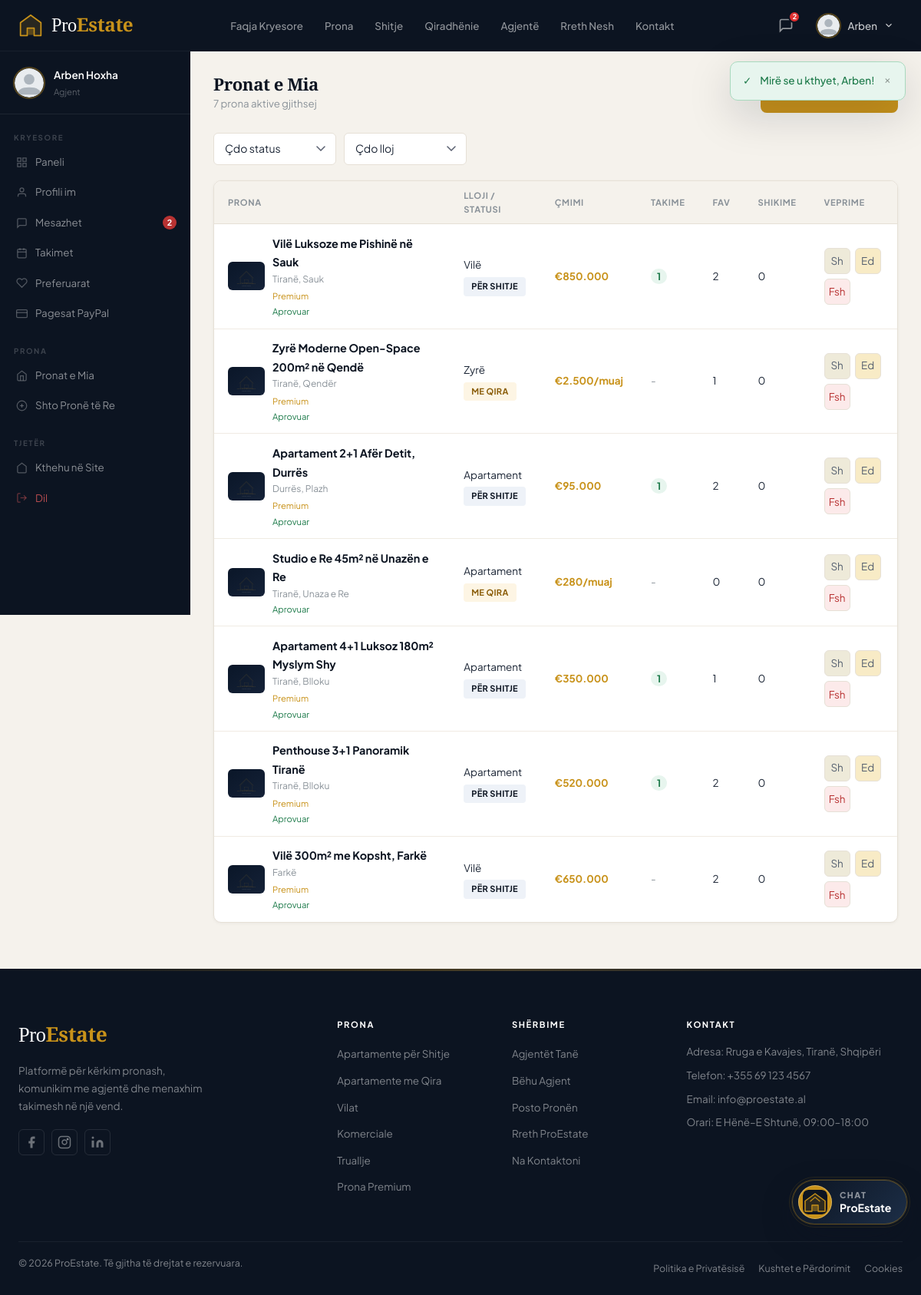
The page /dashboard/my-properties.php (signed in) on the database its author committed.
### tables this page shows
CREATE TABLE IF NOT EXISTS `users` (
  `id`                   INT UNSIGNED     NOT NULL AUTO_INCREMENT,
  `email`                VARCHAR(255)     NOT NULL,
  `password`             VARCHAR(255)     NOT NULL COMMENT 'bcrypt hash',
  `first_name`           VARCHAR(100)     NOT NULL,
  `last_name`            VARCHAR(100)     NOT NULL,
  `phone`                VARCHAR(25)      DEFAULT NULL,
  `gender`               ENUM('female','male','other','unspecified') NOT NULL DEFAULT 'unspecified',
  `role`                 ENUM('admin','agent','owner','client') NOT NULL DEFAULT 'client',
  `avatar`               VARCHAR(255)     DEFAULT NULL,
  `bio`                  TEXT             DEFAULT NULL,
  `agency_name`          VARCHAR(200)     DEFAULT NULL,
  `license_number`       VARCHAR(100)     DEFAULT NULL,
  `city`                 VARCHAR(100)     DEFAULT NULL,
  `is_active`            TINYINT(1)       NOT NULL DEFAULT 1,
  `email_verified`       TINYINT(1)       NOT NULL DEFAULT 0,
  `verification_token`   VARCHAR(64)      DEFAULT NULL,
  `reset_token`          VARCHAR(64)      DEFAULT NULL,
  `reset_token_expires`  DATETIME         DEFAULT NULL,
  `last_login`           DATETIME         DEFAULT NULL,
  `created_at`           TIMESTAMP        NOT NULL DEFAULT CURRENT_TIMESTAMP,
  `updated_at`           TIMESTAMP        NOT NULL DEFAULT CURRENT_TIMESTAMP ON UPDATE CURRENT_TIMESTAMP,
  PRIMARY KEY (`id`),
  UNIQUE KEY `uq_email` (`email`),
  KEY `idx_role` (`role`),
  KEY `idx_active` (`is_active`)
);

CREATE TABLE IF NOT EXISTS `properties` (
  `id`           INT UNSIGNED     NOT NULL AUTO_INCREMENT,
  `title`        VARCHAR(300)     NOT NULL,
  `description`  TEXT             NOT NULL,
  `type`         ENUM('apartment','house','villa','commercial','office','land','garage') NOT NULL,
  `status`       ENUM('for_sale','for_rent','sold','rented') NOT NULL DEFAULT 'for_sale',
  `price`        DECIMAL(12,2)    NOT NULL,
  `price_period` ENUM('total','monthly','yearly') NOT NULL DEFAULT 'total',
  `area`         DECIMAL(10,2)    DEFAULT NULL COMMENT 'm2',
  `rooms`        TINYINT UNSIGNED DEFAULT 0,
  `bathrooms`    TINYINT UNSIGNED DEFAULT 0,
  `floor`        SMALLINT         DEFAULT NULL,
  `total_floors` SMALLINT         DEFAULT NULL,
  `year_built`   SMALLINT         DEFAULT NULL,
  `address`      VARCHAR(500)     NOT NULL,
  `city`         VARCHAR(100)     NOT NULL,
  `neighborhood` VARCHAR(200)     DEFAULT NULL,
  `latitude`     DECIMAL(10,8)    DEFAULT NULL,
  `longitude`    DECIMAL(11,8)    DEFAULT NULL,
  `owner_id`     INT UNSIGNED     NOT NULL,
  `agent_id`     INT UNSIGNED     DEFAULT NULL,
  `is_featured`  TINYINT(1)       NOT NULL DEFAULT 0,
  `is_active`    TINYINT(1)       NOT NULL DEFAULT 1,
  `approval_status` ENUM('pending','approved','rejected') NOT NULL DEFAULT 'approved',
  `is_verified`  TINYINT(1)       NOT NULL DEFAULT 1,
  `approved_at`  DATETIME         DEFAULT NULL,
  `approved_by`  INT UNSIGNED     DEFAULT NULL,
  `views`        INT UNSIGNED     NOT NULL DEFAULT 0,
  `created_at`   TIMESTAMP        NOT NULL DEFAULT CURRENT_TIMESTAMP,
  `updated_at`   TIMESTAMP        NOT NULL DEFAULT CURRENT_TIMESTAMP ON UPDATE CURRENT_TIMESTAMP,
  PRIMARY KEY (`id`),
  KEY `idx_city` (`city`),
  KEY `idx_type` (`type`),
  KEY `idx_status` (`status`),
  KEY `idx_price` (`price`),
  KEY `idx_featured` (`is_featured`),
  KEY `idx_active` (`is_active`),
  KEY `idx_approval` (`approval_status`),
  KEY `idx_verified` (`is_verified`),
  KEY `idx_owner` (`owner_id`),
  KEY `idx_agent` (`agent_id`),
  FULLTEXT KEY `ft_search` (`title`, `description`, `address`, `city`, `neighborhood`),
  CONSTRAINT `fk_prop_owner` FOREIGN KEY (`owner_id`) REFERENCES `users` (`id`) ON DELETE CASCADE,
  CONSTRAINT `fk_prop_agent` FOREIGN KEY (`agent_id`) REFERENCES `users` (`id`) ON DELETE SET NULL,
  CONSTRAINT `fk_prop_approved_by` FOREIGN KEY (`approved_by`) REFERENCES `users` (`id`) ON DELETE SET NULL
);

### dashboard/my-properties.php (the view, shortened to what the rows shown need)
<?php
require_once dirname(__DIR__) . '/includes/db.php';
require_once dirname(__DIR__) . '/includes/security.php';
require_once dirname(__DIR__) . '/includes/auth.php';
require_once dirname(__DIR__) . '/includes/functions.php';
$uid  = current_user_id();
$role = current_user_role();
$where_sql = $role==='admin' ? "1=1" : ($role==='agent' ? "p.agent_id={$uid}" : "p.owner_id={$uid}");
$total  = db_count("SELECT COUNT(*) FROM properties p WHERE {$where_sql} AND p.is_active=1");
$paging = paginate($total, 10, (int)($_GET['page'] ?? 1));
$props  = db_rows(
    "SELECT p.*, pi.filename AS primary_img,
       COUNT(DISTINCT a.id) AS appt_count,
       COUNT(DISTINCT f.id) AS fav_count
     FROM properties p
     LEFT JOIN property_images pi ON pi.property_id=p.id AND pi.is_primary=1
     LEFT JOIN appointments a ON a.property_id=p.id AND a.status IN ('pending','confirmed')
     LEFT JOIN favorites f ON f.property_id=p.id
     WHERE {$where_sql} AND p.is_active=1
     GROUP BY p.id
     ORDER BY p.created_at DESC
     LIMIT {$paging['per_page']} OFFSET {$paging['offset']}"
);
require dirname(__DIR__) . '/templates/header.php';
?>
<div class="dashboard">
  <?php include __DIR__ . '/sidebar.php'; ?>
  <main class="dashboard__content">
    <div class="dashboard__header" style="display:flex;align-items:center;justify-content:space-between;flex-wrap:wrap;gap:12px;">
      <div>
        <h1 class="dashboard__title">Pronat e Mia</h1>
      </div>
    </div>
    <div class="data-table-wrap">
      <?php if (empty($props)): ?>
      <div class="empty-state">
        <h3>Nuk keni prona të listuara</h3>
        <a href="<?= SITE_URL ?>/dashboard/add-property.php" class="btn btn--primary" style="margin-top:16px;">Shto Pronën e Parë</a>
      </div>
      <?php else: ?>
      <table class="data-table">
        <thead><tr>
          <th>Prona</th><th>Lloji / Statusi</th><th>Çmimi</th>
          <th>Takime</th><th>Fav</th><th>Shikime</th><th>Veprime</th>
        </tr></thead>
        <tbody>
          <?php foreach ($props as $p):
            $pimg = $p['primary_img'] ? SITE_URL.'/uploads/properties/'.$p['primary_img'] : SITE_URL.'/assets/images/property-placeholder.svg';
          ?>
          <tr>
            <td style="min-width:240px;">
              <div style="display:flex;align-items:center;gap:10px;">
                <img src="<?= e($pimg) ?>" class="prop-thumb">
                <div>
                  <a href="<?= SITE_URL ?>/property.php?id=<?= $p['id'] ?>" style="font-weight:700;color:var(--navy);font-size:.9rem;"><?= e(mb_substr($p['title'],0,38)) ?></a>
                  <div style="font-size:.75rem;color:var(--gray-500);"><?= e($p['city']) ?><?= $p['neighborhood']?', '.e($p['neighborhood']):'' ?></div>
                  <?php if ($p['is_featured']): ?><span style="font-size:.7rem;color:var(--gold);">Premium</span><?php endif; ?>
                  <span style="display:block;font-size:.7rem;color:<?= $p['approval_status']==='approved'?'var(--green)':($p['approval_status']==='rejected'?'var(--red)':'var(--gold)') ?>;">
                    <?= $p['approval_status']==='approved'?'Aprovuar':($p['approval_status']==='rejected'?'Refuzuar':'Ne pritje') ?>
                  </span>
                </div>
              </div>
            </td>
            <td>
              <div><?= property_type_label($p['type']) ?></div>
              <span class="status-pill status-pill--<?= $p['status']==='for_sale'?'sale':'rent' ?>" style="margin-top:4px;"><?= property_status_label($p['status']) ?></span>
            </td>
            <td style="font-weight:700;color:var(--gold);"><?= format_price((float)$p['price'],$p['price_period']) ?></td>
            <td><?= $p['appt_count'] > 0 ? '<span style="background:var(--green-light);color:var(--green);padding:2px 8px;border-radius:12px;font-size:.8rem;font-weight:700;">'.$p['appt_count'].'</span>' : '<span style="color:var(--gray-400);">-</span>' ?></td>
            <td><?= $p['fav_count'] ?></td>
            <td><?= $p['views'] ?></td>
            <td>
              <div style="display:flex;gap:6px;flex-wrap:wrap;">
                <a href="<?= SITE_URL ?>/property.php?id=<?= $p['id'] ?>" class="btn-icon" title="Shiko" style="background:var(--gray-100);">Sh</a>
                <a href="<?= SITE_URL ?>/dashboard/add-property.php?id=<?= $p['id'] ?>" class="btn-icon" title="Edito" style="background:var(--gold-pale);">Ed</a>
                <form method="POST" action="" style="display:inline;">
                  <button type="submit" class="btn-icon btn--danger" title="Fshi"
                          onclick="return confirm('Fshi pronën: <?= e(addslashes($p['title'])) ?>?')"
                          style="background:var(--red-light);color:var(--red);">Fsh</button>
                </form>
              </div>
            </td>
          </tr>
          <?php endforeach; ?>
        </tbody>
      </table>
      <?php endif; ?>
    </div>
  </main>
</div>
<?php require dirname(__DIR__) . '/templates/footer.php'; ?>

### templates/header.php (shortened to what the rows shown need)
<?php
require_once dirname(__DIR__) . '/includes/db.php';
require_once dirname(__DIR__) . '/includes/security.php';
require_once dirname(__DIR__) . '/includes/auth.php';
require_once dirname(__DIR__) . '/includes/functions.php';
$unread_msgs = 0;
if (is_logged_in()) {
    $unread_msgs = db_count(
        "SELECT COUNT(*) FROM messages WHERE receiver_id = ? AND is_read = 0",
        [current_user_id()]
    );
}
?>
<!DOCTYPE html>
<html lang="sq">
<head>
  <link rel="stylesheet" href="<?= SITE_URL ?>/assets/css/style.css?v=chatbot7">
</head>
<body class="<?= $body_class ?? '' ?>">
<header class="site-header" id="site-header">
  <nav class="navbar container">
    <div class="navbar__actions">
      <?php if (is_logged_in()): ?>
  <?php
    $user = current_user() ?? [];
    $first_name = $user['first_name'] ?? 'User';
    $avatar     = $user['avatar'] ?? null;
  ?>
  <a href="<?= SITE_URL ?>/dashboard/messages.php" class="nav-icon-btn" title="Mesazhet">
    <svg width="20" height="20" viewBox="0 0 24 24" fill="none" stroke="currentColor" stroke-width="2"><path d="M21 15a2 2 0 01-2 2H7l-4 4V5a2 2 0 012-2h14a2 2 0 012 2z"/></svg>
    <?php if ($unread_msgs > 0): ?>
      <span class="badge-count"><?= $unread_msgs > 9 ? '9+' : $unread_msgs ?></span>
    <?php endif; ?>
  </a>
  <div class="dropdown">
    <button class="dropdown__trigger">
      <img src="<?= get_avatar_url($avatar) ?>" alt="<?= e($first_name) ?>" class="avatar-sm">
      <span><?= e($first_name) ?></span>
      <svg width="14" height="14" viewBox="0 0 24 24" fill="none" stroke="currentColor" stroke-width="2"><path d="M6 9l6 6 6-6"/></svg>
    </button>
        </div>
      <?php else: ?>
        <a href="<?= SITE_URL ?>/login.php" class="btn btn--outline btn--sm">Hyrje</a>
        <a href="<?= SITE_URL ?>/register.php" class="btn btn--primary btn--sm">Regjistrohu</a>
      <?php endif; ?>
    </div>
  </nav>
</header>

### dashboard/sidebar.php (shortened to what the rows shown need)
<?php
$role = current_user_role();
$user = current_user();
?>
<aside class="sidebar">
  <div class="sidebar__user">
    <div>
      <div class="sidebar__user-name"><?= e($user['first_name'].' '.$user['last_name']) ?></div>
      <div class="sidebar__user-role"><?= role_label($role) ?></div>
    </div>
  </div>
</aside>

### rows shown on the page
users: first_name "Arben", first_name+last_name "Arben Hoxha"
properties: title "Vilë Luksoze me Pishinë në Sauk", city "Tiranë", neighborhood "Sauk", is_featured "Premium", approval_status "Aprovuar", type "Vilë", status "PËR SHITJE", format_price((float)$p['price'],$p['price_period']) "€850.000", appt_count "1", fav_count "2", views "0"
properties: title "Zyrë Moderne Open-Space 200m² në Qendë", city "Tiranë", neighborhood "Qendër", is_featured "Premium", approval_status "Aprovuar", type "Zyrë", status "ME QIRA", format_price((float)$p['price'],$p['price_period']) "€2.500/muaj", fav_count "1", views "0"
properties: title "Apartament 2+1 Afër Detit, Durrës", city "Durrës", neighborhood "Plazh", is_featured "Premium", approval_status "Aprovuar", type "Apartament", status "PËR SHITJE", format_price((float)$p['price'],$p['price_period']) "€95.000", appt_count "1", fav_count "2", views "0"
properties: title "Studio e Re 45m² në Unazën e Re", city "Tiranë", neighborhood "Unaza e Re", approval_status "Aprovuar", type "Apartament", status "ME QIRA", format_price((float)$p['price'],$p['price_period']) "€280/muaj", fav_count "0", views "0"
properties: title "Apartament 4+1 Luksoz 180m² Myslym Shy", city "Tiranë", neighborhood "Blloku", is_featured "Premium", approval_status "Aprovuar", type "Apartament", status "PËR SHITJE", format_price((float)$p['price'],$p['price_period']) "€350.000", appt_count "1", fav_count "1", views "0"
properties: title "Penthouse 3+1 Panoramik Tiranë", city "Tiranë", neighborhood "Blloku", is_featured "Premium", approval_status "Aprovuar", type "Apartament", status "PËR SHITJE", format_price((float)$p['price'],$p['price_period']) "€520.000", appt_count "1", fav_count "2", views "0"
properties: title "Vilë 300m² me Kopsht, Farkë", city "Farkë", is_featured "Premium", approval_status "Aprovuar", type "Vilë", status "PËR SHITJE", format_price((float)$p['price'],$p['price_period']) "€650.000", fav_count "2", views "0"

### other values the page prints
$icon "✓"
$msg "Mirë se u kthyet, Arben!"
$unread_msgs "2"
role_label($role) "Agjent"
$unread "2"
$total "7"
SITE_ADDRESS "Rruga e Kavajes, Tiranë, Shqipëri"
SITE_PHONE "+355 69 123 4567"
SITE_EMAIL "info@proestate.al"
SITE_NAME "ProEstate"
